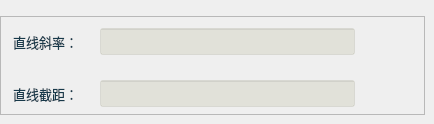
        <widget class="QWidget" name="page">
         <widget class="QFrame" name="frame_2">
          <property name="geometry">
           <rect>
            <x>0</x>
            <y>16</y>
            <width>425</width>
            <height>99</height>
           </rect>
          </property>
          <property name="styleSheet">
           <string notr="true"/>
          </property>
          <property name="frameShape">
           <enum>QFrame::StyledPanel</enum>
          </property>
          <property name="frameShadow">
           <enum>QFrame::Raised</enum>
          </property>
          <widget class="QPushButton" name="btnDelLinkLineb">
           <property name="geometry">
            <rect>
             <x>394</x>
             <y>64</y>
             <width>27</width>
             <height>27</height>
            </rect>
           </property>
           <property name="toolTip">
            <string>删除直线截距链接</string>
           </property>
           <property name="styleSheet">
            <string notr="true">QWidget{ border:none;border-radius: 8px;padding: 2px 4px;}
QPushButton:hover{ background-color: rgba(226, 142, 162, 100);}
QPushButton:pressed{background-color: rgba(226, 172, 162, 200);}</string>
           </property>
           <property name="text">
            <string/>
           </property>
           <property name="icon">
            <iconset resource="sub_res.qrc">
             <normaloff>:/resource/del_link.png</normaloff>:/resource/del_link.png</iconset>
           </property>
           <property name="iconSize">
            <size>
             <width>27</width>
             <height>27</height>
            </size>
           </property>
          </widget>
          <widget class="QLabel" name="label_8">
           <property name="geometry">
            <rect>
             <x>13</x>
             <y>16</y>
             <width>79</width>
             <height>19</height>
            </rect>
           </property>
           <property name="font">
            <font>
             <family>微软雅黑</family>
             <pointsize>10</pointsize>
            </font>
           </property>
           <property name="styleSheet">
            <string notr="true">color: rgba(0, 38, 56, 230);
background: transparent;</string>
           </property>
           <property name="text">
            <string>直线斜率：</string>
           </property>
          </widget>
          <widget class="QLabel" name="label_9">
           <property name="geometry">
            <rect>
             <x>13</x>
             <y>68</y>
             <width>79</width>
             <height>19</height>
            </rect>
           </property>
           <property name="font">
            <font>
             <family>微软雅黑</family>
             <pointsize>10</pointsize>
            </font>
           </property>
           <property name="styleSheet">
            <string notr="true">color: rgba(0, 38, 56, 230);
background: transparent;</string>
           </property>
           <property name="text">
            <string>直线截距：</string>
           </property>
          </widget>
          <widget class="QLineEdit" name="txtLinkLinek">
           <property name="geometry">
            <rect>
             <x>100</x>
             <y>12</y>
             <width>255</width>
             <height>27</height>
            </rect>
           </property>
           <property name="font">
            <font>
             <family>微软雅黑</family>
             <pointsize>10</pointsize>
            </font>
           </property>
           <property name="toolTip">
            <string>Double类型</string>
           </property>
           <property name="styleSheet">
            <string notr="true">color: rgb(0, 0, 200);
background-color: rgba(170, 170, 127,50);</string>
           </property>
           <property name="alignment">
            <set>Qt::AlignCenter</set>
           </property>
           <property name="readOnly">
            <bool>true</bool>
           </property>
          </widget>
          <widget class="QLineEdit" name="txtLinkLineb">
           <property name="geometry">
            <rect>
             <x>100</x>
             <y>64</y>
             <width>255</width>
             <height>27</height>
            </rect>
           </property>
           <property name="font">
            <font>
             <family>微软雅黑</family>
             <pointsize>10</pointsize>
            </font>
           </property>
           <property name="toolTip">
            <string>Double类型</string>
           </property>
           <property name="styleSheet">
            <string notr="true">color: rgb(0, 0, 200);
background-color: rgba(170, 170, 127,50);</string>
           </property>
           <property name="alignment">
            <set>Qt::AlignCenter</set>
           </property>
           <property name="readOnly">
            <bool>true</bool>
           </property>
          </widget>
          <widget class="QPushButton" name="btnLinkLineb">
           <property name="geometry">
            <rect>
             <x>360</x>
             <y>64</y>
             <width>27</width>
             <height>27</height>
            </rect>
           </property>
           <property name="toolTip">
            <string>链接直线截距</string>
           </property>
           <property name="styleSheet">
            <string notr="true">QWidget{ border:none;border-radius: 8px;padding: 2px 4px;}
QPushButton:hover{ background-color: rgba(85, 150, 127, 100);}
QPushButton:pressed{background-color: rgba(85, 180, 127, 160);}</string>
           </property>
           <property name="text">
            <string/>
           </property>
           <property name="icon">
            <iconset resource="sub_res.qrc">
             <normaloff>:/resource/link.png</normaloff>:/resource/link.png</iconset>
           </property>
           <property name="iconSize">
            <size>
             <width>27</width>
             <height>27</height>
            </size>
           </property>
          </widget>
          <widget class="QPushButton" name="btnLinkLinek">
           <property name="geometry">
            <rect>
             <x>360</x>
             <y>12</y>
             <width>27</width>
             <height>27</height>
            </rect>
           </property>
           <property name="toolTip">
            <string>链接直线斜率</string>
           </property>
           <property name="styleSheet">
            <string notr="true">QWidget{ border:none;border-radius: 8px;padding: 2px 4px;}
QPushButton:hover{ background-color: rgba(85, 150, 127, 100);}
QPushButton:pressed{background-color: rgba(85, 180, 127, 160);}</string>
           </property>
           <property name="text">
            <string/>
           </property>
           <property name="icon">
            <iconset resource="sub_res.qrc">
             <normaloff>:/resource/link.png</normaloff>:/resource/link.png</iconset>
           </property>
           <property name="iconSize">
            <size>
             <width>27</width>
             <height>27</height>
            </size>
           </property>
          </widget>
          <widget class="QPushButton" name="btnDelLinkLinek">
           <property name="geometry">
            <rect>
             <x>394</x>
             <y>12</y>
             <width>27</width>
             <height>27</height>
            </rect>
           </property>
           <property name="toolTip">
            <string>删除直线斜率链接</string>
           </property>
           <property name="styleSheet">
            <string notr="true">QWidget{ border:none;border-radius: 8px;padding: 2px 4px;}
QPushButton:hover{ background-color: rgba(226, 142, 162, 100);}
QPushButton:pressed{background-color: rgba(226, 172, 162, 200);}</string>
           </property>
           <property name="text">
            <string/>
           </property>
           <property name="icon">
            <iconset resource="sub_res.qrc">
             <normaloff>:/resource/del_link.png</normaloff>:/resource/del_link.png</iconset>
           </property>
           <property name="iconSize">
            <size>
             <width>27</width>
             <height>27</height>
            </size>
           </property>
          </widget>
         </widget>
        </widget>
